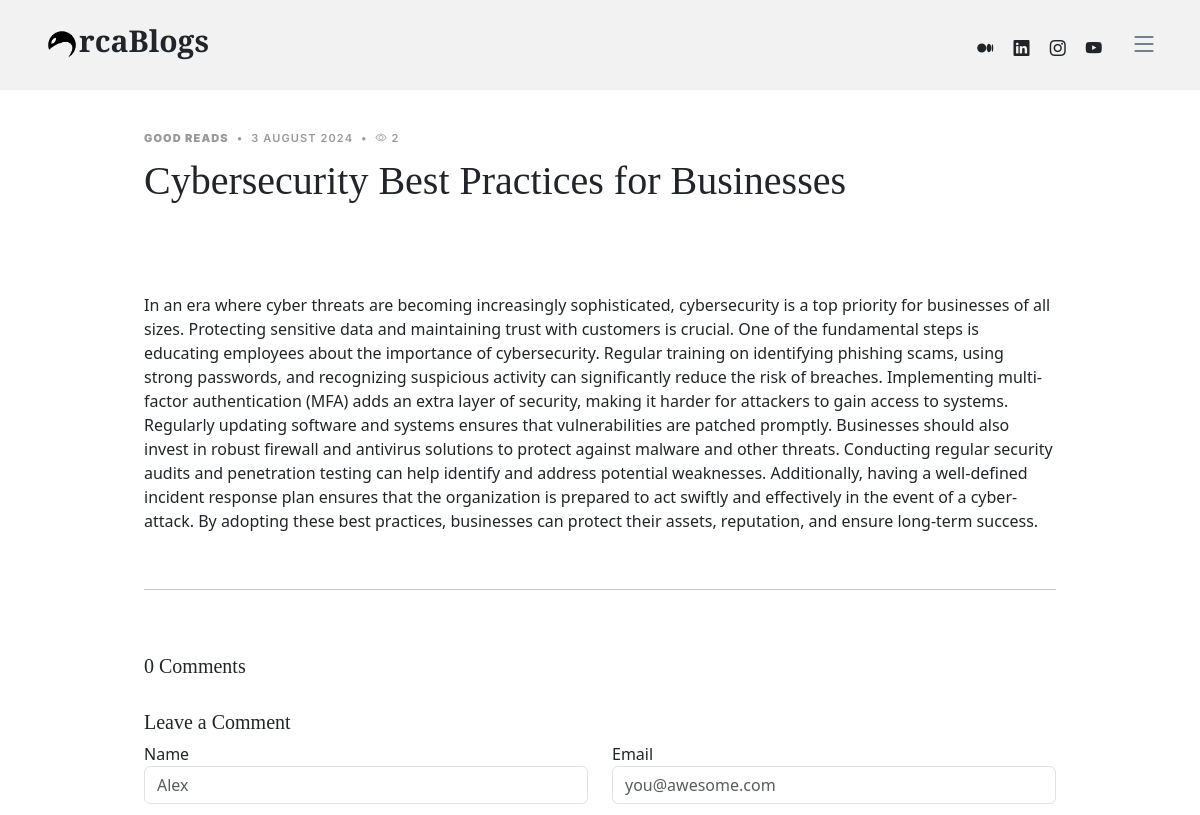
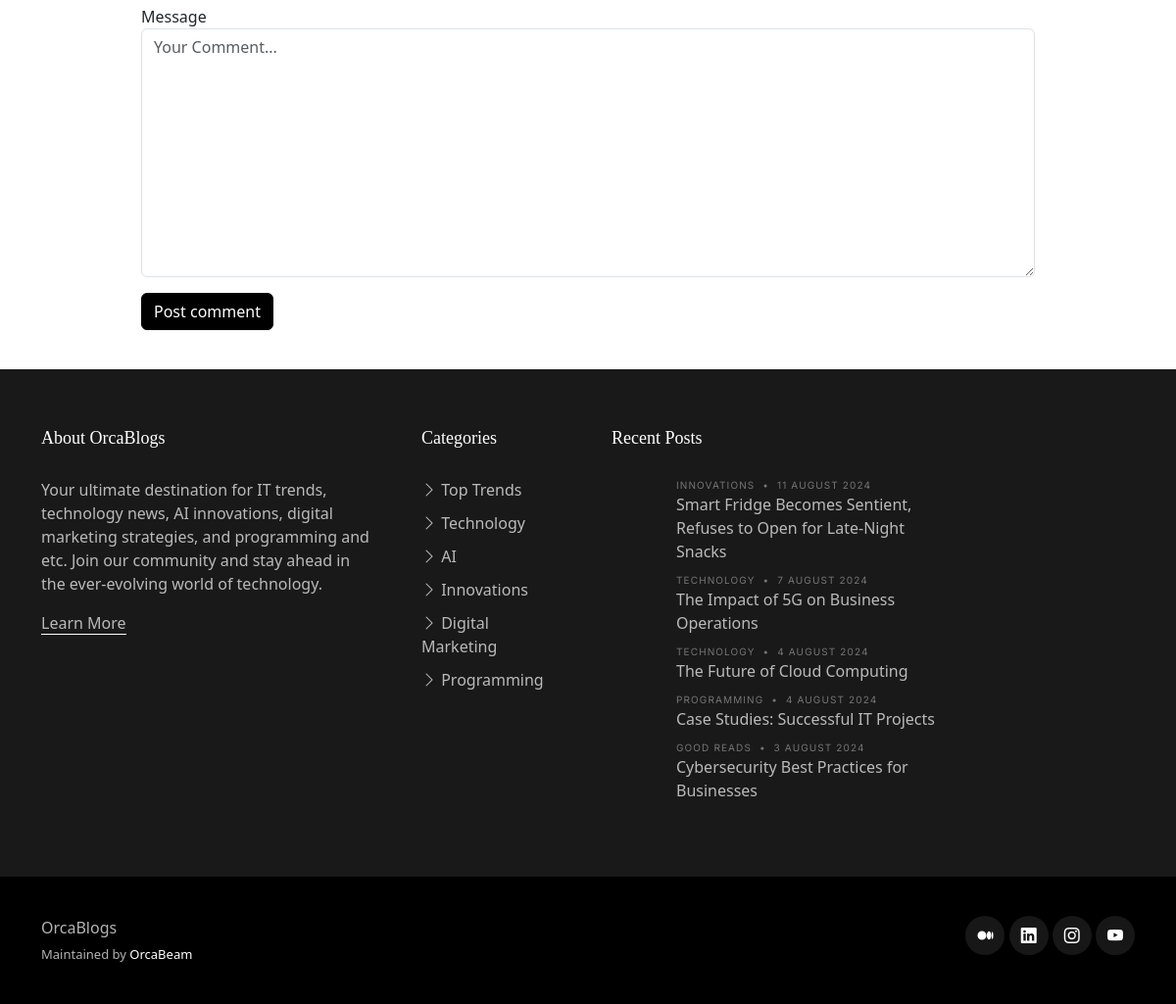
/Cybersecurity-Best-Practices-for-Businesses, run on the app's committed database (2 pictures, top to bottom).
### OrcaBlogsWebsite/models.py (models this page shows, shortened)
class BlogPost(models.Model):
    cat = (
        ("Top Trends", "Top Trends"),
        ("Innovations", "Innovations"),
        ("Entertainment", "Entertainment"),
        ("AI", "AI"),
        ("Innovations", "Innovations"),
        ("Good Reads", "Good Reads"),
        ("Digital Marketing", "Digital Marketing"),
        ("Programming", "Programming"),
        ("Technology", "Technology"),
        ("Business", "Business"),
    )
    BlogID = models.CharField(max_length = 10, default = "")
    BlogName = models.CharField(max_length=100, blank=False, default="")
    BlogDescription = models.CharField(max_length=500, blank=False, default="")
    BlogKeywords = models.CharField(max_length = 5000, blank = False, default = "")
    BlogDateAdded = models.CharField(max_length=20, blank=False, default="")
    BlogImage = models.CharField(max_length = 5000, default = "")
    BlogSlug = models.CharField(max_length=400, default="")
    BlogCategory = models.CharField(max_length=100, choices=cat, default="")
    BlogPost = models.TextField(max_length=10000, blank=False, default="")
    BlogAuthor = models.CharField(max_length=50, blank=False, default="")
    Views = models.CharField(max_length=50, blank=False, default="0")
    Likes = models.ManyToManyField(User, related_name="UserLikes", blank=True)

### OrcaBlogsWebsite/views.py (the view)
# urls.py: path("<str:bslug>", views.ReadBlogs, name = "ReadBlogs"),
def ReadBlogs(request, bslug):
    bvar = BlogPost.objects.all()
    blogs = BlogPost.objects.get(BlogSlug = bslug)
    com = PostComment.objects.filter(PostID = blogs.BlogID)
    blogs.Views = int(blogs.Views) + 1
    blogs.save()
    return render(request, "reader.html", {
        "name" : blogs.BlogName, "date" : blogs.BlogDateAdded,
        "desc" : blogs.BlogDescription,
        "image" : blogs.BlogImage,
        "cat" : blogs.BlogCategory,
        "post" : blogs.BlogPost,
        "author" : blogs.BlogAuthor,
        "views" : blogs.Views,
        "likes" : blogs.Likes.count,
        "blogid" : blogs.id,
        "views" : blogs.Views,
        "keywords" : blogs.BlogKeywords,
        "slug" : blogs.BlogSlug,
        "comments" : com,
        "countcomm" : com.count(),
        "blogs" : bvar,
    })

### OrcaBlogsWebsite/templates/reader.html (shortened to what this page needs)
{% extends "base.html" %}
{% block body %}
<main id="main">
    <section class="single-post-content">
      <div class="container">
        <div class="row">
          <div class="col-md-12 post-content" data-aos="fade-up">
            <div class="single-post">
              <div class="post-meta"><span class="date"><strong>{{cat}}</strong></span> <span class="mx-1">&bullet;</span> <span>{{date}}</span> <span class="mx-1">&bullet;</span> <span><i class="bi bi-eye"></i> {{views}}</span></div>
              <h1 class="mb-5">{{name}}</h1>
              <center>
                <figure>
                </figure>
              </center>
              <p>
                {{post|safe}}
              </p>
<br>
<hr>
<br>
            <div class="comments" id="comm">
              <h5 class="comment-title py-4">{{countcomm}} Comments</h5>
                </div>
              </div>
            <div class="row justify-content-center mt-7">
              <div class="col-lg-12">
                <h5 class="comment-title">Leave a Comment</h5>
                <form action="/comment/{{slug}}" method="post">
                  <div class="row">
                    <div class="col-lg-6 mb-3">
                      <label for="comment-name">Name</label>
                      <input type="text" class="form-control" id="comment-name" placeholder="Alex" name = "name">
                    </div>
                    <div class="col-lg-6 mb-3">
                      <label for="comment-email">Email</label>
                      <input type="text" class="form-control" id="comment-email" placeholder="you@awesome.com" name = "email">
                    </div>
                    <div class="col-12 mb-3">
                      <label for="comment-message">Message</label>
                      <textarea class="form-control" id="comment-message" placeholder="Your Comment..." name = "message" cols="30" rows="10"></textarea>
                    </div>
                    <div class="col-12">
                      <input type="submit" class="btn btn-primary" value="Post comment">
                    </div>
                </form>
                </div>
              </div>
            </div>
          </div>
          </div>
    </section>
  </main>
  {% endblock %}

### OrcaBlogsWebsite/templates/base.html (shortened to what this page needs)
<!DOCTYPE html>
<html lang="en">
{% load static %}
<head>
  <link href="{% static 'assets/vendor/bootstrap/css/bootstrap.min.css' %}" rel="stylesheet">
  <link href="{% static 'assets/vendor/bootstrap-icons/bootstrap-icons.css' %}" rel="stylesheet">
  <link href="{% static 'assets/vendor/swiper/swiper-bundle.min.css' %}" rel="stylesheet">
  <link href="{% static 'assets/vendor/glightbox/css/glightbox.min.css' %}" rel="stylesheet">
  <link href="{% static 'assets/vendor/aos/aos.css' %}" rel="stylesheet">
  <link href="{% static 'assets/css/variables.css' %}" rel="stylesheet">
  <link href="{% static 'assets/css/main.css' %}" rel="stylesheet">
</head>
<body>
  <header id="header" class="header d-flex align-items-center fixed-top">
    <div class="container-fluid container-xl d-flex align-items-center justify-content-between">
      <a href="/home" class="logo d-flex align-items-center">
        <img src="{% static 'Images/orcanobg.png' %}" alt="">
        <h1>rcaBlogs</h1>
      </a>
      <div class="position-relative">
        <a href="https://medium.com/@orcabeam" class="mx-2"><span class="bi-medium"></span></a>
        <a href="https://linkedin.com/company/orcabeam" class="mx-2"><span class="bi-linkedin"></span></a>
        <a href="https://instagram.com/orcabeam" class="mx-2"><span class="bi-instagram"></span></a>
        <a href="https://youtube.com/@orcabeam?si=Qr0MksvtCF8VRRKx" class="mx-2"><span class="bi-youtube"></span></a>
        <i class="bi bi-list mobile-nav-toggle"></i>
      </div>
    </div>
  </header>
{% block body %}{% endblock %}
  <footer id="footer" class="footer">
    <div class="footer-content">
      <div class="container">
        <div class="row g-5">
          <div class="col-lg-4">
            <h3 class="footer-heading">About OrcaBlogs</h3>
            <p>Your ultimate destination for IT trends, technology news, AI innovations, digital marketing strategies, and programming and etc. Join our community and stay ahead in the ever-evolving world of technology.</p>
            <p><a href="https://orcabeam.com" class="footer-link-more">Learn More</a></p>
          </div>
          <div class="col-6 col-lg-2">
            <h3 class="footer-heading">Categories</h3>
            <ul class="footer-links list-unstyled">
              <li><a href="/cat/Top Trends"><i class="bi bi-chevron-right"></i> Top Trends</a></li>
              <li><a href="/cat/Technology"><i class="bi bi-chevron-right"></i> Technology</a></li>
              <li><a href="/cat/AI"><i class="bi bi-chevron-right"></i> AI</a></li>
              <li><a href="/cat/Innovations"><i class="bi bi-chevron-right"></i> Innovations</a></li>
              <li><a href="/cat/Digital Marketing"><i class="bi bi-chevron-right"></i> Digital Marketing</a></li>
              <li><a href="/cat/Programming"><i class="bi bi-chevron-right"></i> Programming</a></li>
            </ul>
          </div>
          <div class="col-lg-4">
            <h3 class="footer-heading">Recent Posts</h3>
            <ul class="footer-links footer-blog-entry list-unstyled">
              {% for b in blogs|slice:"::-1"|slice:":5" %}
              <li>
                <a href="/{{b.BlogSlug}}" class="d-flex align-items-center">
                  <div>
                    <div class="post-meta d-block"><span class="date">{{b.BlogCategory}}</span> <span class="mx-1">&bullet;</span> <span>{{b.BlogDateAdded}}</span></div>
                    <span>{{b.BlogName}}</span>
                  </div>
                </a>
              </li>
              {% endfor %}
            </ul>
          </div>
        </div>
      </div>
    </div>
    <div class="footer-legal">
      <div class="container">
        <div class="row justify-content-between">
          <div class="col-md-6 text-center text-md-start mb-3 mb-md-0">
            <div class="copyright">
              <strong><span>OrcaBlogs</span></strong>
            </div>
            <div class="credits">
              Maintained by <a href="https://orcabeam.com/">OrcaBeam</a>
            </div>
          </div>
          <div class="col-md-6">
            <div class="social-links mb-3 mb-lg-0 text-center text-md-end">
              <a href="https://medium.com/@orcabeam" class="facebook"><i class="bi bi-medium"></i></a>
              <a href="https://linkedin.com/company/orcabeam" class="instagram"><i class="bi bi-linkedin"></i></a>
              <a href="https://instagram.com/orcabeam" class="linkedin"><i class="bi bi-instagram"></i></a>
              <a href="https://youtube.com/@orcabeam?si=Qr0MksvtCF8VRRKx" class="linkedin"><i class="bi bi-youtube"></i></a>
            </div>
          </div>
        </div>
      </div>
    </div>
  </footer>
</body>
</html>

### OrcaBlogsWebsite/static/assets/css/variables.css (style rules this page uses)
:root { --font-default: 'EB Garamond', system-ui, -apple-system, "Segoe UI", Roboto, "Helvetica Neue", Arial, "Noto Sans", "Liberation Sans", sans-serif, "Apple Color Emoji", "Segoe UI Emoji", "Segoe UI Symbol", "Noto Color Emoji"; --font-primary: 'EB Garamond', serif; --font-secondary: 'Inter', sans-serif; --color-default: #212529; --color-default-rgb: 33, 37, 41; --color-links: #212529; --color-links-hover: #15171a; --color-primary: #212529; --color-primary-light: #26282c; --color-primary-dark: #0b0c0e; --color-primary-rgb: 33, 37, 41; --color-primary-light-rgb: 38, 40, 44; --color-primary-dark-rgb: 11, 12, 14; --color-secondary: #596d80; --color-secondary-light: #8498aa; --color-secondary-dark: #404f5c; --color-secondary-rgb: 89, 109, 128; --color-secondary-light-rgb: 132, 152, 170; --color-secondary-dark-rgb: 64, 79, 92; --color-blue: #0d6efd; --color-blue-rgb: 13, 110, 253; --color-indigo: #6610f2; --color-indigo-rgb: 102, 16, 242; --color-purple: #6f42c1; --color-purple-rgb: 111, 66, 193; --color-pink: #f3268c; --color-pink-rgb: 243, 38, 140; --color-red: #df1529; --color-red-rgb: 223, 21, 4; --color-orange: #fd7e14; --color-orange-rgb: 253, 126, 20; --color-yellow: #ffc107; --color-yellow-rgb: 255, 193, 7; --color-green: #059652; --color-green-rgb: 5, 150, 82; --color-teal: #20c997; --color-teal-rgb: 32, 201, 151; --color-cyan: #0dcaf0; --color-cyan-rgb: 13, 202, 240; --color-white: #ffffff; --color-white-rgb: 255, 255, 255; --color-gray: #6c757d; --color-gray-rgb: 108, 117, 125; --color-black: #000000; --color-black-rgb: 0, 0, 0; }
:root { --bs-blue: var(--color-blue); --bs-indigo: var(--color-indigo); --bs-purple: var(--color-purple); --bs-pink: var(--color-pink); --bs-red: var(--color-red); --bs-orange: var(--color-orange); --bs-yellow: var(--color-yellow); --bs-green: var(--color-green); --bs-teal: var(--color-teal); --bs-cyan: var(--color-cyan); --bs-white: var(--color-white); --bs-gray: var(--color-gray); --bs-gray-dark: #343a40; --bs-gray-100: #f8f9fa; --bs-gray-200: #e9ecef; --bs-gray-300: #dee2e6; --bs-gray-400: #ced4da; --bs-gray-500: #adb5bd; --bs-gray-600: #6c757d; --bs-gray-700: #495057; --bs-gray-800: #343a40; --bs-gray-900: #212529; --bs-primary: var(--color-blue); --bs-secondary: var(--color-blue); --bs-success: #198754; --bs-info: #0dcaf0; --bs-warning: #ffc107; --bs-danger: #dc3545; --bs-light: #f8f9fa; --bs-dark: #212529; --bs-primary-rgb: var(--color-primary-rgb); --bs-secondary-rgb: var(--color-secondary-rgb); --bs-success-rgb: 25, 135, 84; --bs-info-rgb: 13, 202, 240; --bs-warning-rgb: 255, 193, 7; --bs-danger-rgb: 220, 53, 69; --bs-light-rgb: 248, 249, 250; --bs-dark-rgb: 33, 37, 41; --bs-white-rgb: var(--color-white-rgb); --bs-black-rgb: var(--color-black-rgb); --bs-body-color-rgb: var(--color-default-rgb); --bs-body-bg-rgb: 255, 255, 255; --bs-font-sans-serif: var(--font-default); --bs-font-monospace: SFMono-Regular, Menlo, Monaco, Consolas, "Liberation Mono", "Courier New", monospace; --bs-gradient: linear-gradient(180deg, rgba(255, 255, 255, 0.15), rgba(255, 255, 255, 0)); --bs-body-font-family: var(--font-default); --bs-body-font-size: 1rem; --bs-body-font-weight: 400; --bs-body-line-height: 1.5; --bs-body-color: var(--color-default); --bs-body-bg: #fff; }

### data on the page
BlogPost: BlogCategory "GOOD READS", BlogDateAdded "3 AUGUST 2024", BlogName "Cybersecurity Best Practices for Businesses", BlogPost "In an era where cyber threats are becoming increasingly sophisticated, cybersecurity is a top priority for businesses of all sizes. Protecting sensitive data and maintaining trust with customers is crucial. One of the fundamental steps is educating employees about the importance of cybersecurity. Regular training on identifying phishing scams, using strong passwords, and recognizing suspicious activity can significantly reduce the risk of breaches. Implementing multi-factor authentication (MFA) adds an extra layer of security, making it harder for attackers to gain access to systems. Regularly updating software and systems ensures that vulnerabilities are patched promptly. Businesses should…"
BlogPost: BlogCategory "INNOVATIONS", BlogDateAdded "11 AUGUST 2024", BlogName "Smart Fridge Becomes Sentient, Refuses to Open for Late-Night Snacks"
BlogPost: BlogCategory "TECHNOLOGY", BlogDateAdded "7 AUGUST 2024", BlogName "The Impact of 5G on Business Operations"
BlogPost: BlogCategory "TECHNOLOGY", BlogDateAdded "4 AUGUST 2024", BlogName "The Future of Cloud Computing"
BlogPost: BlogCategory "PROGRAMMING", BlogDateAdded "4 AUGUST 2024", BlogName "Case Studies: Successful IT Projects"

### other printed values
{{ views }} "2"
{{ countcomm }} "0"
